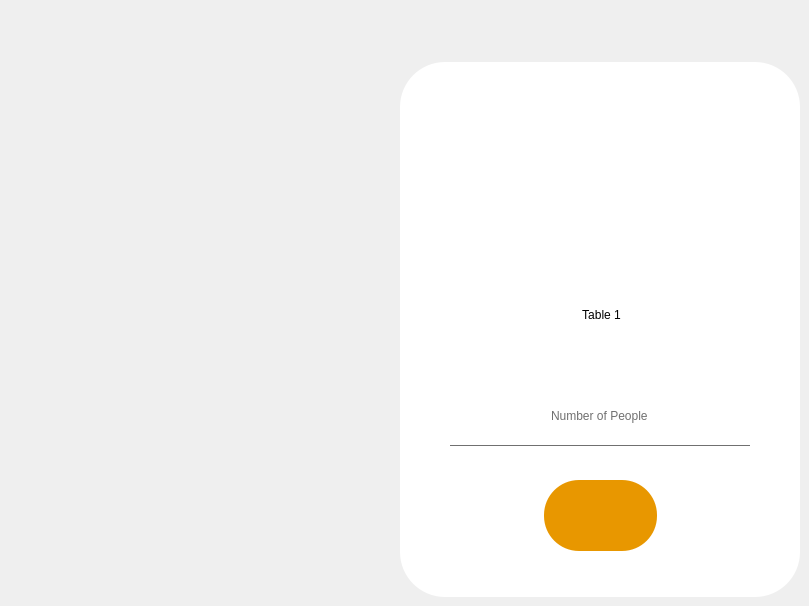
    <widget class="QWidget" name="Number_Of_People_Input_Page">
     <property name="styleSheet">
      <string notr="true">*{
	font: 24pt &quot;Segoe UI&quot;;

}

#Number_Of_People_Input_Page
{
	

	background-color: qlineargradient(spread:pad, x1:0, y1:0, x2:0, y2:1, stop:0 rgba(232, 184, 95, 255), stop:1 rgba(232, 151, 0, 255));

}

QFrame
{

	border-radius:45px;
	background-color: rgb(255, 255, 255);

}

QLineEdit
{
	color: rgb(112, 112, 112);
	border:none;
	border-bottom:1px solid  rgb(112, 112, 112);
	background:transparent;

}


QPushButton
{
	border-radius:35px;
	background-color: rgb(104, 78, 50);
	color: rgb(112, 112, 112); 
	color:#ffffff; 
	font: 18pt;
	font-weight:500;
}

QPushButton:hover
{
	border-radius:35px;
	background-color: rgb(234, 192, 144);
	color: rgb(112, 112, 112); 
	color:#ffffff; 
}
</string>
     </property>
     <widget class="QFrame" name="Number_Of_People_Input_Page_frame">
      <property name="geometry">
       <rect>
        <x>400</x>
        <y>62</y>
        <width>400</width>
        <height>535</height>
       </rect>
      </property>
      <property name="sizePolicy">
       <sizepolicy hsizetype="Preferred" vsizetype="Preferred">
        <horstretch>0</horstretch>
        <verstretch>0</verstretch>
       </sizepolicy>
      </property>
      <property name="minimumSize">
       <size>
        <width>0</width>
        <height>0</height>
       </size>
      </property>
      <property name="maximumSize">
       <size>
        <width>611</width>
        <height>571</height>
       </size>
      </property>
      <property name="frameShape">
       <enum>QFrame::StyledPanel</enum>
      </property>
      <property name="frameShadow">
       <enum>QFrame::Raised</enum>
      </property>
      <widget class="QLineEdit" name="Number_Of_People_Input_Page_text_number_of_people">
       <property name="geometry">
        <rect>
         <x>50</x>
         <y>324</y>
         <width>300</width>
         <height>60</height>
        </rect>
       </property>
       <property name="inputMask">
        <string/>
       </property>
       <property name="text">
        <string>Number of People</string>
       </property>
       <property name="alignment">
        <set>Qt::AlignCenter</set>
       </property>
      </widget>
      <widget class="QPushButton" name="Number_Of_People_Input_Page_btn_comfirm">
       <property name="geometry">
        <rect>
         <x>144</x>
         <y>418</y>
         <width>113</width>
         <height>71</height>
        </rect>
       </property>
       <property name="font">
        <font>
         <family>Segoe UI</family>
         <pointsize>-1</pointsize>
         <weight>62</weight>
         <italic>false</italic>
         <bold>true</bold>
        </font>
       </property>
       <property name="styleSheet">
        <string notr="true">
QPushButton
{


	background-color: rgb(232, 151, 0);
	color: rgb(41, 14, 4);
border-radius: 35px;
border:none;
font:40px;
font-weight:500;
}
QPushButton:hover
{
	background-color: rgb(240, 186, 88);
color: white;
border-radius: 35px;
border:none;
font:40px;
font-weight:500;
}

</string>
       </property>
       <property name="text">
        <string/>
       </property>
       <property name="icon">
        <iconset resource="image.qrc">
         <normaloff>:/image/forward.png</normaloff>:/image/forward.png</iconset>
       </property>
       <property name="iconSize">
        <size>
         <width>36</width>
         <height>36</height>
        </size>
       </property>
      </widget>
      <widget class="QLabel" name="Number_Of_People_Input_Page_label_invaild_input">
       <property name="geometry">
        <rect>
         <x>78</x>
         <y>196</y>
         <width>241</width>
         <height>31</height>
        </rect>
       </property>
       <property name="styleSheet">
        <string notr="true">font:16px;
color: rgb(255, 255,255,0);
background-color: rgb(255, 255, 255,0);</string>
       </property>
       <property name="text">
        <string>Invalid Input</string>
       </property>
       <property name="alignment">
        <set>Qt::AlignCenter</set>
       </property>
      </widget>
      <widget class="QLabel" name="Number_Of_People_Input_Page_label_icon">
       <property name="geometry">
        <rect>
         <x>64</x>
         <y>-28</y>
         <width>273</width>
         <height>267</height>
        </rect>
       </property>
       <property name="styleSheet">
        <string notr="true">background-color: rgb(255, 255, 255,0);</string>
       </property>
       <property name="text">
        <string/>
       </property>
       <property name="pixmap">
        <pixmap resource="image.qrc">:/image/icon_1.png</pixmap>
       </property>
       <property name="scaledContents">
        <bool>true</bool>
       </property>
      </widget>
      <widget class="QLabel" name="Number_Of_People_Input_Page_label_table_number">
       <property name="geometry">
        <rect>
         <x>108</x>
         <y>214</y>
         <width>187</width>
         <height>77</height>
        </rect>
       </property>
       <property name="text">
        <string>Table 1</string>
       </property>
       <property name="alignment">
        <set>Qt::AlignCenter</set>
       </property>
      </widget>
      <zorder>Number_Of_People_Input_Page_label_icon</zorder>
      <zorder>Number_Of_People_Input_Page_text_number_of_people</zorder>
      <zorder>Number_Of_People_Input_Page_btn_comfirm</zorder>
      <zorder>Number_Of_People_Input_Page_label_table_number</zorder>
      <zorder>Number_Of_People_Input_Page_label_invaild_input</zorder>
     </widget>
    </widget>
